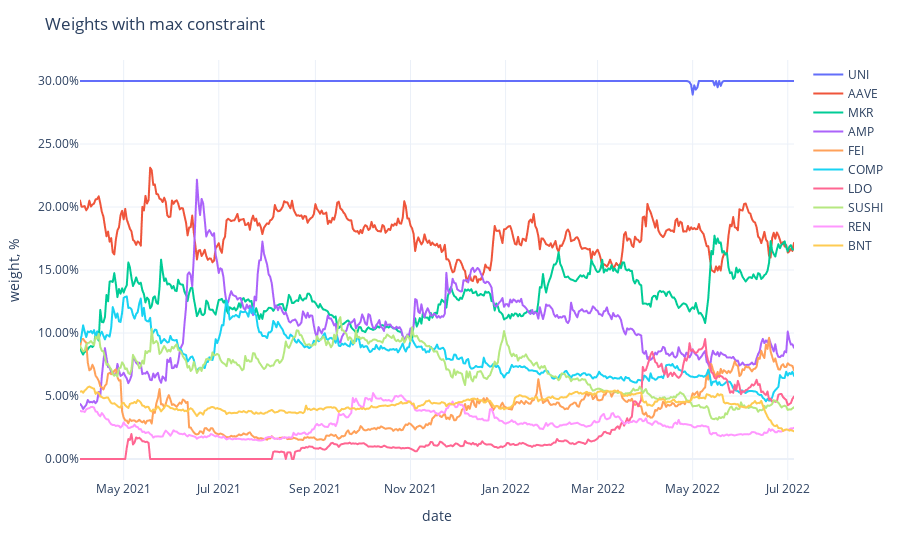

Notebook source saved alongside this figure:
### Code cell
fig = px.line(adjusted_weights,
              labels={'value': 'weight, %', 'variable': ''})
fig.update_traces(
    hovertemplate="%{y}"
)
fig.update_yaxes(
    tickformat=".2%",
)
fig.update_xaxes(
    showspikes=True,
    spikethickness=2,
    spikedash="dot",
    spikecolor="#999999",
    spikemode="across",
)
fig.update_layout(
    hovermode="x",
    hoverdistance=100,  ## Distance to show hover label of data point
    spikedistance=1000,  ## Distance to show spike
    template='plotly_white',
    title='Weights with max constraint'
)

### Figure 1 — Plotly figure (JSON) as saved in the notebook; plotly's stock layout.template omitted (floating-point values rounded to 4 significant figures; data arrays with more than 128 entries replaced by an {"elided": "..."} marker saying what was removed)
{"data": [{"hovertemplate": "%{y}", "legendgroup": "UNI", "line": {"color": "#636efa", "dash": "solid"}, "marker": {"symbol": "circle"}, "mode": "lines", "name": "UNI", "showlegend": true, "type": "scattergl", "x": {"elided": "459 str values"}, "xaxis": "x", "y": {"elided": "459 float values"}, "yaxis": "y"}, {"hovertemplate": "%{y}", "legendgroup": "AAVE", "line": {"color": "#EF553B", "dash": "solid"}, "marker": {"symbol": "circle"}, "mode": "lines", "name": "AAVE", "showlegend": true, "type": "scattergl", "x": {"elided": "459 str values"}, "xaxis": "x", "y": {"elided": "459 float values"}, "yaxis": "y"}, {"hovertemplate": "%{y}", "legendgroup": "MKR", "line": {"color": "#00cc96", "dash": "solid"}, "marker": {"symbol": "circle"}, "mode": "lines", "name": "MKR", "showlegend": true, "type": "scattergl", "x": {"elided": "459 str values"}, "xaxis": "x", "y": {"elided": "459 float values"}, "yaxis": "y"}, {"hovertemplate": "%{y}", "legendgroup": "AMP", "line": {"color": "#ab63fa", "dash": "solid"}, "marker": {"symbol": "circle"}, "mode": "lines", "name": "AMP", "showlegend": true, "type": "scattergl", "x": {"elided": "459 str values"}, "xaxis": "x", "y": {"elided": "459 float values"}, "yaxis": "y"}, {"hovertemplate": "%{y}", "legendgroup": "FEI", "line": {"color": "#FFA15A", "dash": "solid"}, "marker": {"symbol": "circle"}, "mode": "lines", "name": "FEI", "showlegend": true, "type": "scattergl", "x": {"elided": "459 str values"}, "xaxis": "x", "y": {"elided": "459 float values"}, "yaxis": "y"}, {"hovertemplate": "%{y}", "legendgroup": "COMP", "line": {"color": "#19d3f3", "dash": "solid"}, "marker": {"symbol": "circle"}, "mode": "lines", "name": "COMP", "showlegend": true, "type": "scattergl", "x": {"elided": "459 str values"}, "xaxis": "x", "y": {"elided": "459 float values"}, "yaxis": "y"}, {"hovertemplate": "%{y}", "legendgroup": "LDO", "line": {"color": "#FF6692", "dash": "solid"}, "marker": {"symbol": "circle"}, "mode": "lines", "name": "LDO", "showlegend": true, "type": "scattergl", "x": {"elided": "459 str values"}, "xaxis": "x", "y": {"elided": "459 float values"}, "yaxis": "y"}, {"hovertemplate": "%{y}", "legendgroup": "SUSHI", "line": {"color": "#B6E880", "dash": "solid"}, "marker": {"symbol": "circle"}, "mode": "lines", "name": "SUSHI", "showlegend": true, "type": "scattergl", "x": {"elided": "459 str values"}, "xaxis": "x", "y": {"elided": "459 float values"}, "yaxis": "y"}, {"hovertemplate": "%{y}", "legendgroup": "REN", "line": {"color": "#FF97FF", "dash": "solid"}, "marker": {"symbol": "circle"}, "mode": "lines", "name": "REN", "showlegend": true, "type": "scattergl", "x": {"elided": "459 str values"}, "xaxis": "x", "y": {"elided": "459 float values"}, "yaxis": "y"}, {"hovertemplate": "%{y}", "legendgroup": "BNT", "line": {"color": "#FECB52", "dash": "solid"}, "marker": {"symbol": "circle"}, "mode": "lines", "name": "BNT", "showlegend": true, "type": "scattergl", "x": {"elided": "459 str values"}, "xaxis": "x", "y": {"elided": "459 float values"}, "yaxis": "y"}], "layout": {"autosize": true, "hoverdistance": 100, "hovermode": "x", "legend": {"title": {"text": ""}, "tracegroupgap": 0}, "margin": {"t": 60}, "spikedistance": 1000, "title": {"text": "Weights with max constraint"}, "xaxis": {"anchor": "y", "autorange": true, "domain": [0, 1], "range": ["2021-04-03", "2022-07-05"], "showspikes": true, "spikecolor": "#999999", "spikedash": "dot", "spikemode": "across", "spikethickness": 2, "title": {"text": "date"}, "type": "date"}, "yaxis": {"anchor": "x", "autorange": true, "domain": [0, 1], "range": [-0.01667, 0.3167], "tickformat": ".2%", "title": {"text": "weight, %"}, "type": "linear"}}}
